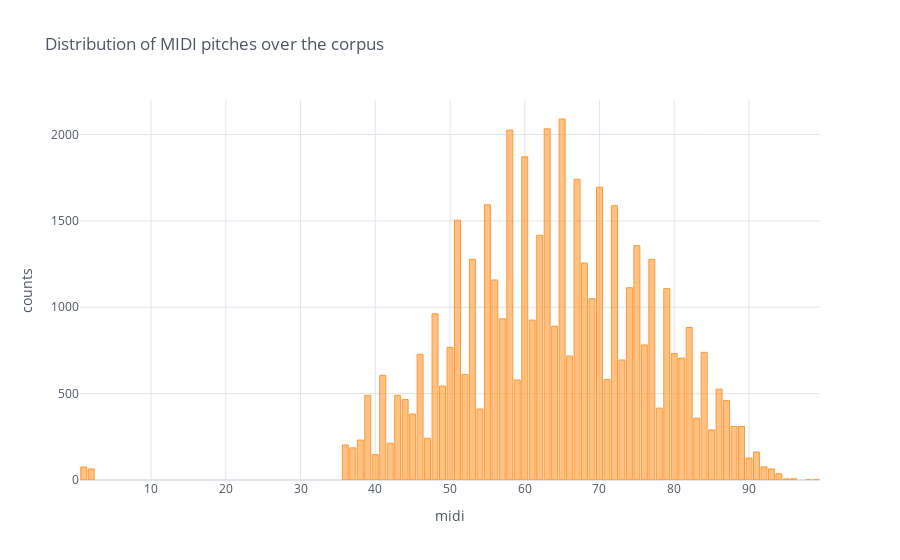

Here is the notebook cell this chart was saved with:
### Code cell
# Distribution of MIDI pitches over the corpus in 1825
nodes_1825.midi.value_counts().iplot('bar', title='Distribution of MIDI pitches over the corpus', xTitle='midi', yTitle='counts')

### Figure 1 — Plotly figure (JSON) as saved in the notebook; plotly's stock layout.template omitted (floating-point values rounded to 4 significant figures)
{"data": [{"marker": {"color": "rgba(255, 153, 51, 0.6)", "line": {"color": "rgba(255, 153, 51, 1.0)", "width": 1}}, "name": "midi", "orientation": "v", "text": "", "type": "bar", "x": ["65", "63", "58", "60", "67", "70", "55", "72", "51", "62", "75", "77", "53", "68", "56", "74", "79", "69", "48", "57", "61", "64", "82", "76", "50", "84", "80", "46", "66", "81", "73", "52", "41", "71", "59", "49", "86", "39", "43", "44", "87", "78", "54", "45", "83", "88", "89", "85", "47", "38", "42", "36", "37", "91", "40", "90", "92", "1", "93", "2", "94", "midi", "96", "95", "volta", "98", "99"], "y": [2090, 2033, 2026, 1871, 1741, 1695, 1593, 1588, 1504, 1417, 1357, 1277, 1277, 1256, 1158, 1113, 1108, 1050, 962, 933, 926, 890, 883, 782, 768, 739, 732, 728, 718, 706, 695, 611, 606, 582, 579, 544, 526, 490, 490, 466, 460, 416, 411, 382, 358, 310, 310, 290, 241, 231, 213, 203, 186, 162, 147, 127, 76, 75, 64, 64, 36, 10, 7, 6, 4, 1, 1]}], "layout": {"legend": {"bgcolor": "#FFFFFF", "font": {"color": "#4D5663"}}, "paper_bgcolor": "#FFFFFF", "plot_bgcolor": "#FFFFFF", "title": {"font": {"color": "#4D5663"}, "text": "Distribution of MIDI pitches over the corpus"}, "xaxis": {"gridcolor": "#E1E5ED", "showgrid": true, "tickfont": {"color": "#4D5663"}, "title": {"font": {"color": "#4D5663"}, "text": "midi"}, "zerolinecolor": "#E1E5ED"}, "yaxis": {"gridcolor": "#E1E5ED", "showgrid": true, "tickfont": {"color": "#4D5663"}, "title": {"font": {"color": "#4D5663"}, "text": "counts"}, "zerolinecolor": "#E1E5ED"}}}
